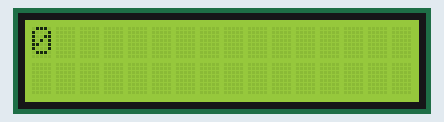
Recording of a sketch running on a simulated Arduino Uno, built with avr-gcc and run on an emulated ATmega328P. On the bench: 16×2 character LCD.

Above: at 0.1 s.
At 1.1 s:
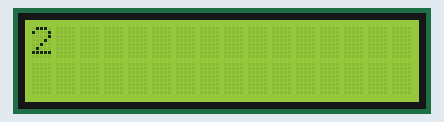
At 2.1 s:
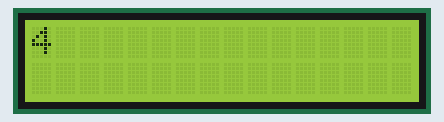
At 3.1 s:
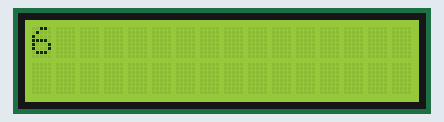
At 5.1 s:
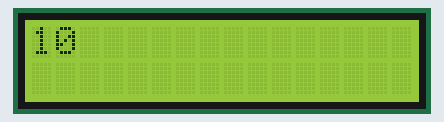

Measured:
- by itself, everything shown: repeats every 6.0 s, in 7 steps
- what the display in image 1 shows lasts 1.0 s, from 1.1 s to 2.1 s

The sketch:

FORdongusy1erlcd.ino
```cpp
#include <LiquidCrystal_I2C.h>

LiquidCrystal_I2C lcd(0x27, 16, 2);

void setup() {
  lcd.init();
  lcd.backlight();
}

void loop() {
  for (int sayac =0; sayac <= 10; sayac=sayac+2)
  {
    lcd.print(sayac);
    delay(1000);
    lcd.clear();
    //sayac=sayac+1;
  }
  }
```
